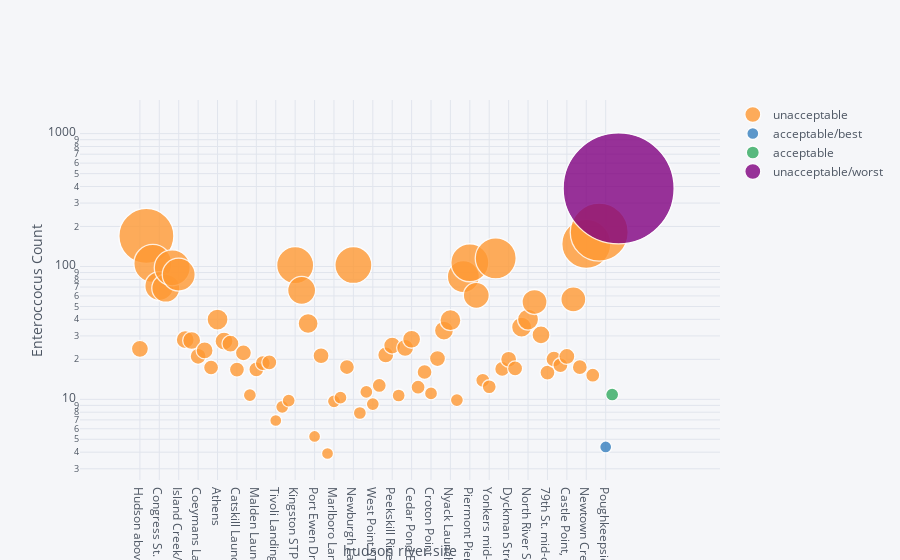

The code cell stored with this chart in its notebook:
### Markdown cell above
**Plot the geomean vs sites in bubble chart.**

### Code cell
q1.iplot(kind='bubble', x='Site', y='geomean', size='geomean', text='Site',categories='swim',
             xTitle='hudson river site', yTitle='Enteroccocus Count',
             filename='cufflinks/q1-bubble-chart',logy=True)

### Figure 1 — Plotly figure (JSON) as saved in the notebook; plotly's stock layout.template omitted (floating-point values rounded to 4 significant figures)
{"data": [{"marker": {"color": "rgba(255, 153, 51, 1.0)", "line": {"width": 1.3}, "opacity": 0.8, "size": [17, 55, 38, 29, 28, 36, 33, 18, 18, 16, 17, 15, 21, 18, 17, 15, 16, 13, 15, 15, 15, 12, 13, 13, 37, 28, 20, 12, 16, 12, 13, 13, 15, 37, 13, 13, 13, 14, 16, 17, 13, 17, 18, 14, 15, 13, 16, 19, 21, 13, 32, 38, 26, 14, 14, 41, 15, 16, 15, 20, 21, 25, 18, 15, 16, 15, 16, 25, 15, 49, 14, 58], "symbol": "dot"}, "mode": "markers", "name": "unacceptable", "text": ["Hudson above Mohawk River", "Mohawk River at Waterford", "Hudson River above Troy Lock", "Congress St. Bridge- Troy", "Albany Rowing Dock", "Dunn Memorial Bridge- Albany", "Island Creek/Normans Kill", "Bethlehem Launch Ramp", "Castleton", "Coeymans Landing", "Coxsackie Waterfront Park", "Gay's Point mid-channel", "Athens", "Hudson Landing Ramp", "Catskill Creek- First Bridge", "Catskill Launch Ramp", "Catskill Creek- East End", "Inbocht Bay", "Malden Launch Ramp", "Esopus Creek West", "Esopus Creek Entrance", "Tivoli Landing", "Ulster Landing Beach", "Kingston Point Beach", "Kingston STP Outfall", "Rondout- Kingston Public Dock", "Rondout- Eddyville Anchorage", "Port Ewen Drinking Water Intake", "Norrie Point Yacht Basin", "Norrie Point mid-channel", "Marlboro Landing", "Wappingers Creek", "Beacon Harbor", "Newburgh Launch Ramp", "Little Stony Point", "Cold Spring Harbor", "West Point STP Outfall", "Fort Montgomery", "Annesville Creek", "Peekskill Riverfront Green Park", "Stony Point mid-channel", "Furnace Brook", "Cedar Pond Brook", "Haverstraw Bay mid-channel", "Emeline Beach- Haverstraw", "Croton Point Beach", "Ossining Beach", "Kingsland Pt. Park- Pocantico River", "Nyack Launch Ramp", "TZ Bridge mid-channel", "Tarrytown Marina", "Piermont Pier", "Orangetown STP Outfall", "Irvington Beach", "Yonkers mid-channel", "Saw Mill River", "Yonkers STP Outfall", "Dyckman Street Beach", "GW Bridge mid-channel", "Harlem River- Washington Bridge", "North River STP at 145th", "125th St. Pier", "Harlem River- Willis Ave. Bridge", "79th St. mid-channel", "Pier 96 Kayak Launch", "East River mid-channel at Roosevelt Is.", "Castle Point, NJ", "Newtown Creek- Dutch Kills", "East River mid-channel at 23rd St.", "Newtown Creek- Metropolitan Ave. Bridge", "The Battery mid-channel", "Gowanus Canal"], "textfont": {"color": "#4D5663"}, "type": "scatter", "x": ["Hudson above Mohawk River", "Mohawk River at Waterford", "Hudson River above Troy Lock", "Congress St. Bridge- Troy", "Albany Rowing Dock", "Dunn Memorial Bridge- Albany", "Island Creek/Normans Kill", "Bethlehem Launch Ramp", "Castleton", "Coeymans Landing", "Coxsackie Waterfront Park", "Gay's Point mid-channel", "Athens", "Hudson Landing Ramp", "Catskill Creek- First Bridge", "Catskill Launch Ramp", "Catskill Creek- East End", "Inbocht Bay", "Malden Launch Ramp", "Esopus Creek West", "Esopus Creek Entrance", "Tivoli Landing", "Ulster Landing Beach", "Kingston Point Beach", "Kingston STP Outfall", "Rondout- Kingston Public Dock", "Rondout- Eddyville Anchorage", "Port Ewen Drinking Water Intake", "Norrie Point Yacht Basin", "Norrie Point mid-channel", "Marlboro Landing", "Wappingers Creek", "Beacon Harbor", "Newburgh Launch Ramp", "Little Stony Point", "Cold Spring Harbor", "West Point STP Outfall", "Fort Montgomery", "Annesville Creek", "Peekskill Riverfront Green Park", "Stony Point mid-channel", "Furnace Brook", "Cedar Pond Brook", "Haverstraw Bay mid-channel", "Emeline Beach- Haverstraw", "Croton Point Beach", "Ossining Beach", "Kingsland Pt. Park- Pocantico River", "Nyack Launch Ramp", "TZ Bridge mid-channel", "Tarrytown Marina", "Piermont Pier", "Orangetown STP Outfall", "Irvington Beach", "Yonkers mid-channel", "Saw Mill River", "Yonkers STP Outfall", "Dyckman Street Beach", "GW Bridge mid-channel", "Harlem River- Washington Bridge", "North River STP at 145th", "125th St. Pier", "Harlem River- Willis Ave. Bridge", "79th St. mid-channel", "Pier 96 Kayak Launch", "East River mid-channel at Roosevelt Is.", "Castle Point, NJ", "Newtown Creek- Dutch Kills", "East River mid-channel at 23rd St.", "Newtown Creek- Metropolitan Ave. Bridge", "The Battery mid-channel", "Gowanus Canal"], "y": [23.99, 169.7, 105.4, 71.19, 68.59, 97.7, 86.87, 28.11, 27.72, 21.08, 23.35, 17.35, 39.85, 27.41, 26.22, 16.74, 22.37, 10.75, 16.8, 18.73, 18.95, 6.926, 8.78, 9.787, 102.2, 66.11, 37.21, 5.257, 21.29, 3.91, 9.662, 10.28, 17.5, 102.6, 7.887, 11.36, 9.211, 12.72, 21.58, 25.39, 10.68, 24.39, 28.33, 12.35, 16.06, 11.07, 20.27, 32.92, 39.42, 9.873, 83.78, 106.6, 60.61, 13.91, 12.44, 115.1, 16.93, 20.03, 17.07, 34.94, 39.83, 54.03, 30.55, 15.9, 20.08, 18.06, 21.02, 56.54, 17.45, 147.7, 15.19, 181.3]}, {"marker": {"color": "rgba(55, 128, 191, 1.0)", "line": {"width": 1.3}, "opacity": 0.8, "size": [12], "symbol": "dot"}, "mode": "markers", "name": "acceptable/best", "text": ["Poughkeepsie Drinking Water Intake"], "textfont": {"color": "#4D5663"}, "type": "scatter", "x": ["Poughkeepsie Drinking Water Intake"], "y": [4.381]}, {"marker": {"color": "rgba(50, 171, 96, 1.0)", "line": {"width": 1.3}, "opacity": 0.8, "size": [13], "symbol": "dot"}, "mode": "markers", "name": "acceptable", "text": ["Poughkeepsie Launch Ramp"], "textfont": {"color": "#4D5663"}, "type": "scatter", "x": ["Poughkeepsie Launch Ramp"], "y": [10.87]}, {"marker": {"color": "rgba(128, 0, 128, 1.0)", "line": {"width": 1.3}, "opacity": 0.8, "size": [111], "symbol": "dot"}, "mode": "markers", "name": "unacceptable/worst", "text": ["Upper Sparkill Creek"], "textfont": {"color": "#4D5663"}, "type": "scatter", "x": ["Upper Sparkill Creek"], "y": [387.2]}], "layout": {"legend": {"bgcolor": "#F5F6F9", "font": {"color": "#4D5663"}}, "paper_bgcolor": "#F5F6F9", "plot_bgcolor": "#F5F6F9", "titlefont": {"color": "#4D5663"}, "xaxis1": {"gridcolor": "#E1E5ED", "showgrid": true, "tickfont": {"color": "#4D5663"}, "title": "hudson river site", "titlefont": {"color": "#4D5663"}, "zerolinecolor": "#E1E5ED"}, "yaxis1": {"gridcolor": "#E1E5ED", "showgrid": true, "tickfont": {"color": "#4D5663"}, "title": "Enteroccocus Count", "titlefont": {"color": "#4D5663"}, "type": "log", "zerolinecolor": "#E1E5ED"}}}
